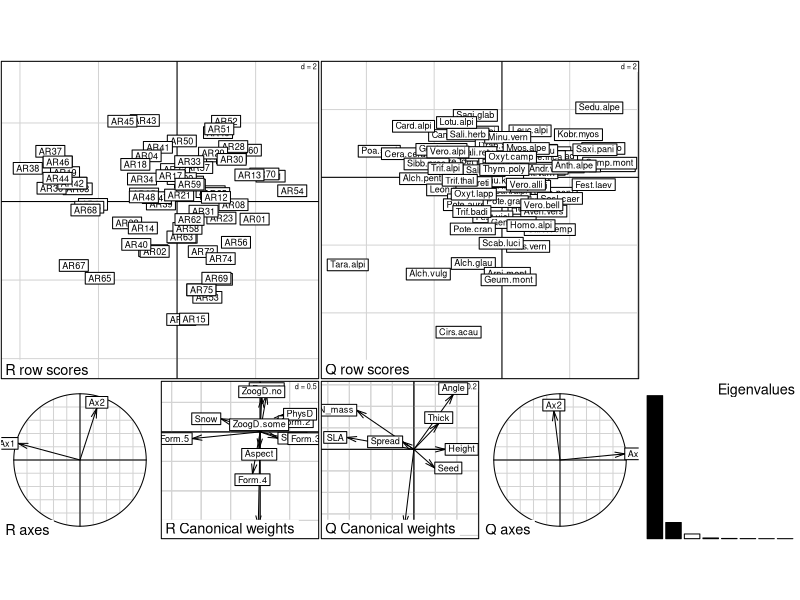
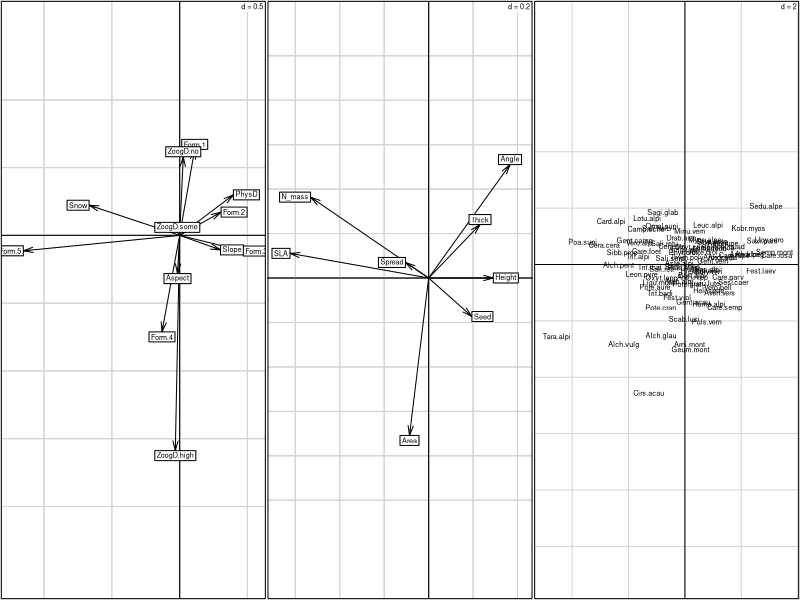
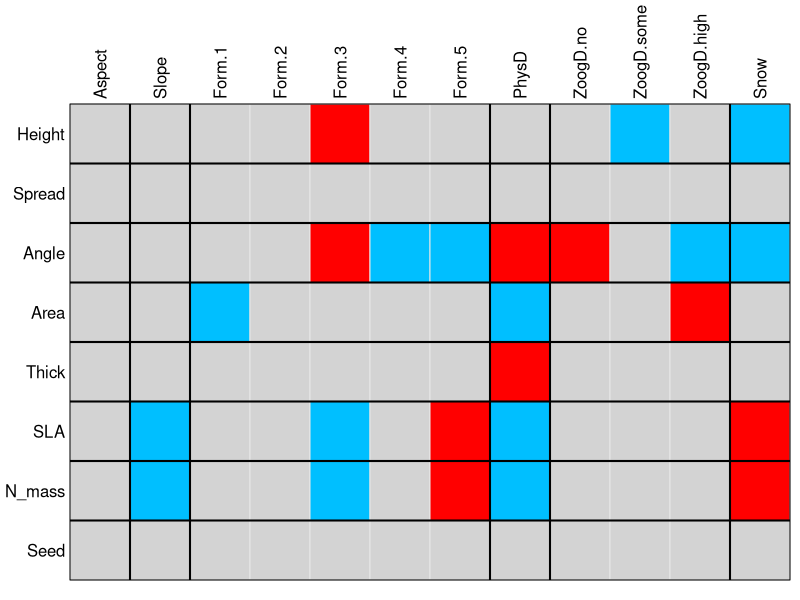
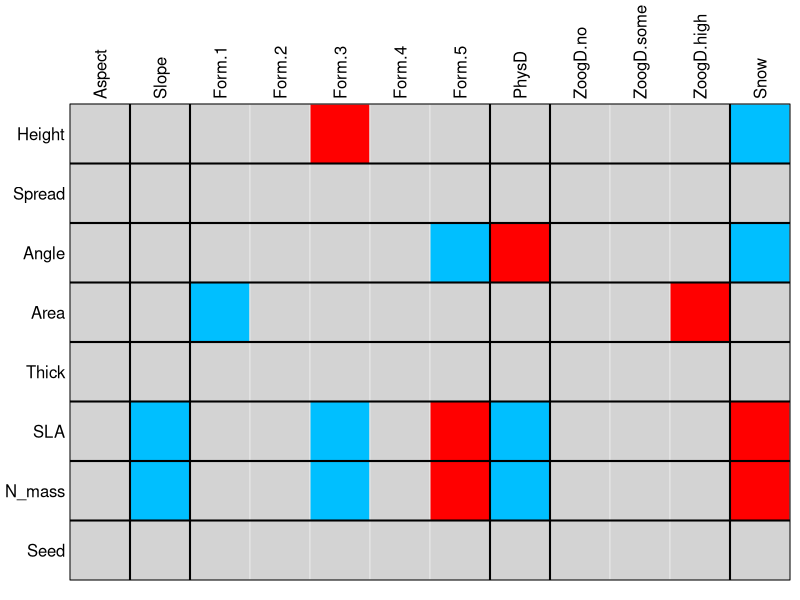

These figures' R source, in order: (Note: this script raises an error after producing the figures.)
# Pete Nelson, PhD
# Department of Water Resources
# project: drought traits (special studies)
# purpose: complete fourth-corner & RLQ tutorial
# from: Dray et al. 2014
# created: 2023-05-18
# last modified: 2023-06-05

# getting started -----

library(ade4)
data(aravo)

dim(aravo$spe) # 75 sites and 82 spp
dim(aravo$env) # each site per each of 6 environmental variables (aspect, slope, snow, etc)
dim(aravo$traits) # each spp described by 8 traits (height, spread, seed, etc)

# RLQ -----

## separate analysis for each table ----
afcL.aravo <- 
  dudi.coa(aravo$spe,   # correspondence analysis applied to spp table
           scannf = F)

acpR.aravo <- 
  dudi.hillsmith(   # environ data include both quantitative & categorical variables, thus dudi.hillsmith
    aravo$env, 
    row.w = afcL.aravo$lw,
    scannf = F)

acpQ.aravo <- dudi.pca(  # all trait variables are quantitative thus pca
  aravo$traits, 
  row.w = afcL.aravo$cw,
  scannf = F)

## combine spp-env-traits -----
rlq.aravo <-
  rlq(acpR.aravo, afcL.aravo, acpQ.aravo,
      scannf = F)

# RLQ analysis finds coefficients in $c1 to obtain a linear combo of traits (spp scores in $1Q) and coefficients (in $l1) to obtain a linear combo of env variables (site scores in $1R). The covariance btwn these 2 set scores is maximized and equal to the square root of the corresponding eigenvalue.

## plot results ----
plot(rlq.aravo)

# Plot figures separately as follows:
par(mfrow = c(1, 3)) 
s.arrow(rlq.aravo$l1) 
s.arrow(rlq.aravo$c1) 
s.label(rlq.aravo$lQ, boxes = FALSE)

# Some of the ugliest figures in existence!

dev.off()

# It's important to see how the individual parts (ie cov(traits, env)^2 = var(traits) x var(env) x cor(traits, env)^2) of the compromise are considered. Hence, compare the RLQ analyusis to the separate analyses which maximize independently the structure of the trait (pca traits), structure of the environment (Hill-Smith analysis environmental variables) and correlation (correspondence analysis of the sites-spp table). Comparisons provided summary function:

summary(rlq.aravo)
# Note: correlation is quite low for second axis (0.2753). Variance of the env scores is well preserved on the first 2 axes (acpR.aravo: 89.53%). Traits, amount of variance preserved (2.341 & 3.667) in nearly equal to amount obtained in simple pca (2.409 & 3.907). 

# Fourth-corner ----
# Analysis tests associations btwn individual traits and environmental variables. To obtain test w correct type I error, results of model 2 (permutation of sites, ie rows) and 4 (permutation of spp, ie columns) should be combined. While the former version of ade4 required three steps (tests w the two models and combination of the results), the combined approach can now be generated by setting the modeltype argument to 6. Note that we used a very high number of repetitions (nrepet <- 49999) to have enough power in corrected tests. This time-consuming and could be modified to speed up the different analyses (eg nrepet <- 999, the default setting).

nrepet <- 999 # takes a few seconds only
four.comb.aravo <- fourthcorner(
  aravo$env, aravo$spe, aravo$traits,
  modeltype = 6,
  p.adjust.method.G = "none",
  p.adjust.method.D = "none",
  nrepet = nrepet
)

# When you plot the results, blue cells correspond to negative significant relationships while red cells correspond to positive ones (modify using argument col). In this example, there are some associations btwn categorical traits and quantitative environmental variables which can be measured in three different ways (Legendre et al 1997). These three mehtods correspond to three possible values of the stat argument in the plot and print functions:
# stat="D2": association is measured btwn quantitataive variable and each category separately. A correlation coefficient is used to indicate the strength of teh association between the given category and the small or large values of the quantaitative variable.
# stat="G": the association btwn the quantaitative variable and the whole categorical variable is measured by a global statsistic (F)
# stat="D": association is estimated btwn the quantitative variable and each category separately by a measure of the within-group homogeneity. The strength of the association is indicated by the dispersion of the values of the quantitative variable for a given category.
# In the rest of the tutorial, the focus is on the D2 statistic. The correction of p-values by a sequential procedure leads to significant associations if the maximal p-value is lower than alpha=0.05. When alpha=0.05, there are only 26 significan associations.

plot(four.comb.aravo, alpha = 0.05, stat = "D2")

# Now, adjust p-values for multiple comparisons using the fdr method using the p.adjust.4thcorner function (assuming nrepet set to 49999, though I got the same results with nrepet=9999).

four.comb.aravo.adj <-
  p.adjust.4thcorner(
    four.comb.aravo,
    p.adjust.method.G = "fdr",
    p.adjust.method.D = "fdr"
  )
# Adjusted p-values can be obtained directly using the fourthcorner function:
fourthcorner(aravo$env, aravo$spe, aravo$traits,
             modeltype = 6,
             p.adjust.method.G = "fdr",
             p.adjust.method.D = "fdr",
             nrepet = nrepet)

plot(four.comb.aravo.adj,
     alpha = 0.05,
     stat = "D2")

# 4th+RLQ ----

## trait X env -----

# First evaluate the global significance of the traits-environment relationships using test based on total inertia of the RLQ analysis:
testrlq.aravo <- 
  randtest(rlq.aravo,
           modeltype = 6,
           nrepet = nrepet)
testrlq.aravo

plot(testrlq.aravo)

# Total inertia of RLQ analysis is equal to the S(RLQ) multivariate statistic defined in Dray & Legrende (2008). this stat is returned by fourthcorner2 function:
Srlq <- fourthcorner2(
  aravo$env, aravo$spe, aravo$traits,
  modeltype = 6,
  p.adjust.method.G = "fdr",
  nrepet = nrepet
)
Srlq$trRLQ

# Both approaches can be combined if RLQ scores are used to represent traits and environmental variables on a biplot. Then, significant associations revealed by the 4thcorner approach can be represented using segments (blue for neg, red for pos, see argument col). Only traits and environmental variables that have at least one significant association are reprresented. Here, we apply this method using adjusted p-values for multiple comparisons and alpha=0.05.

plot(four.comb.aravo.adj, 
     x.rlq = rlq.aravo, 
     alpha = 0.05,
     stat = "D2",
     type = "biplot")

# Whew! Not easily interpreted at first glance!

# Another approach is provided by the fourthcorner.rlq function and consists of testing directly the links btwn RLQ axes and traits (typetest = "Q.axes") or environmental variables (typetest = "R.axes").

testQaxes.comb.aravo <-
  fourthcorner.rlq(rlq.aravo,
                   modeltype = 6,
                   typetest = "Q.axes",
                   nrepet = nrepet,
                   p.adjust.method.G = "fdr",
                   p.adjust.method.D = "fdr")

testRaxes.comb.aravo <-
  fourthcorner.rlq(rlq.aravo,
                   modeltype = 6,
                   typetest = "R.axes",
                   nrepet = nrepet,
                   p.adjust.method.G = "fdr",
                   p.adjust.method.D = "fdr")

print(testQaxes.comb.aravo, stat = "D")
print(testRaxes.comb.aravo, stat = "D")

# Present result in table format with colors to indicate significance:
par(mfrow = c(1, 2))
plot(testQaxes.comb.aravo,
     alpha = 0.05,
     type = "table",
     stat = "D2")
plot(testRaxes.comb.aravo,
     alpha = 0.05,
     type = "table",
     stat = "D2")

# Significance with axes can also be reported on the factorial map of RLQ analysis. Here, significant associations with the first axis are in blue, with the 2nd axis in orange, and both axes in green (variables w no significant association in black):

par(mfrow = c(1, 2))
plot(testQaxes.comb.aravo,
     alpha = 0.05,
     type = "biplot",
     stat = "D2",
     col = c("black", "blue", "orange", "green"))
plot(testRaxes.comb.aravo,
     alpha = 0.05,
     type = "biplot",
     stat = "D2",
     col = c("black", "blue", "orange", "green"))
par(mfrow = c(1, 1))
